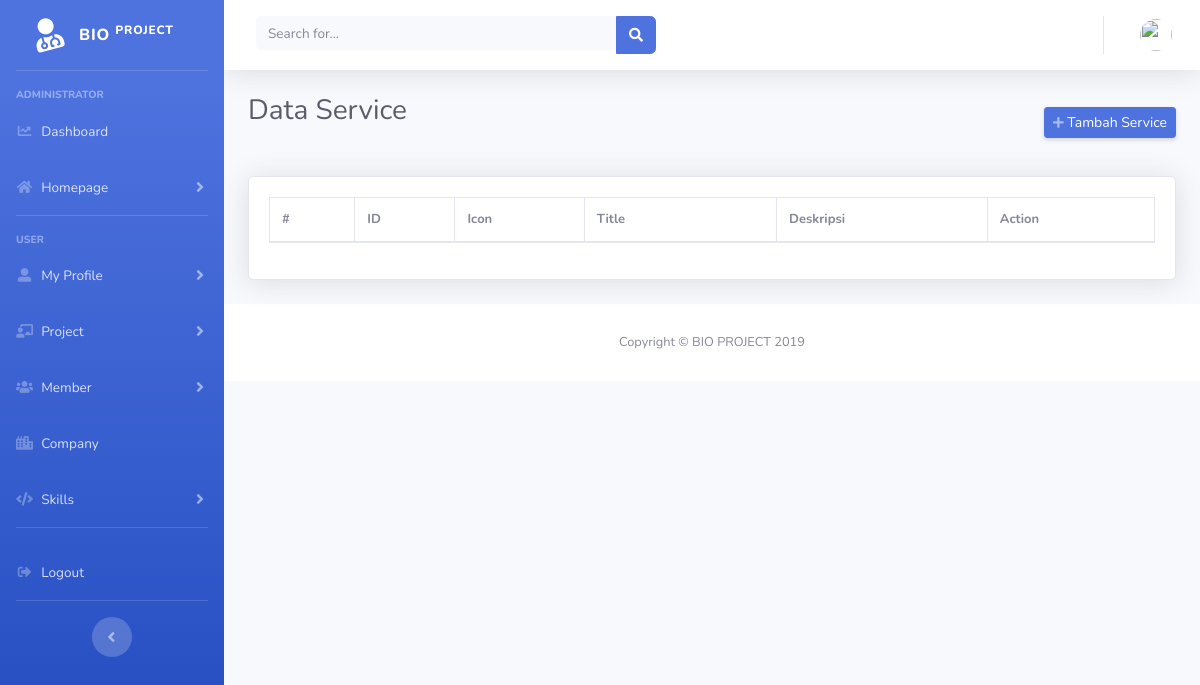
Before: /index.php/admin/services with the older database file.
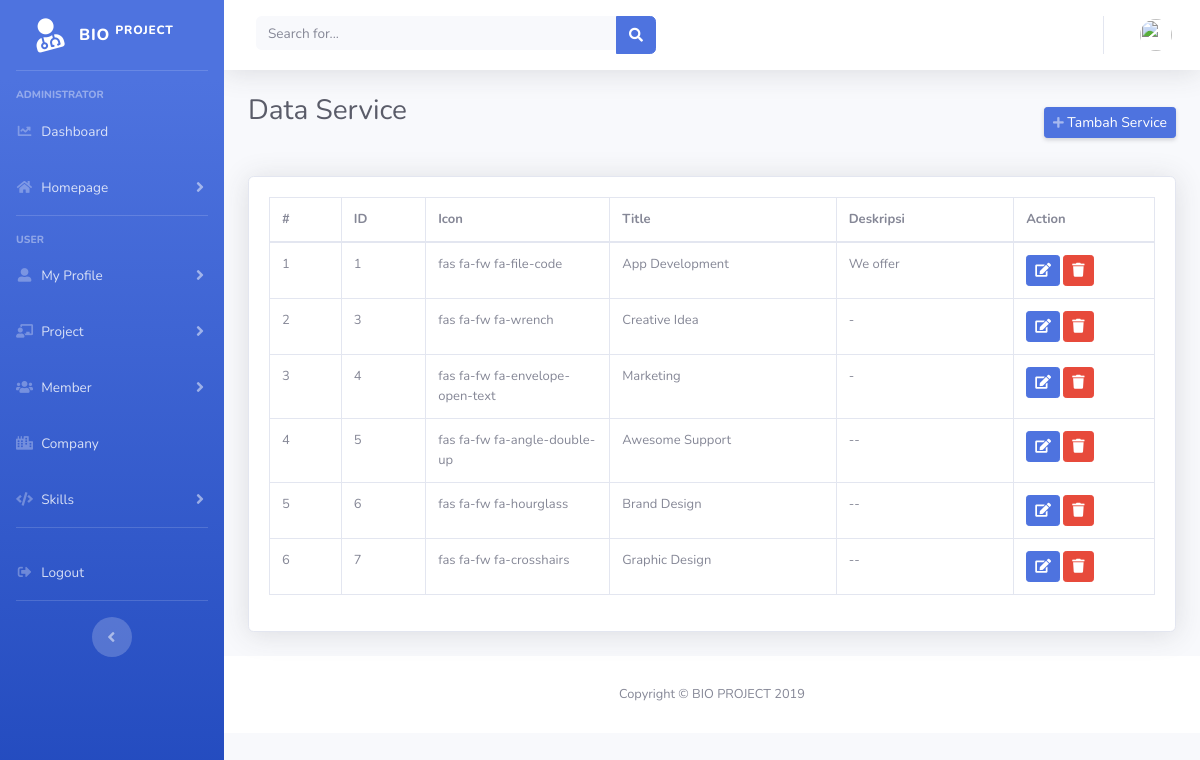
After: the same page with the newer database file.
### tables this page shows
CREATE TABLE `service` (
  `id` int(11) NOT NULL,
  `icon` varchar(100) NOT NULL,
  `title` varchar(100) NOT NULL,
  `deskripsi` varchar(220) NOT NULL
);

### application/controllers/Admin.php (called while the page is built, shortened)
<?php
class Admin extends CI_Controller
{
    public function __construct()
    {
        $this->load->model('Admin_model');
        $this->load->model('Member_model');
        $this->load->model('Company_model');
    }
    public function services(){
        $data['title'] = 'Data Service';
        $data['service'] = $this->Admin_model->getAllService();
        $data['user'] = $this->db->get_where('user',['email' =>
        $this->session->userdata('email')])->row_array();
        $this->load->view('partials/admin/header', $data);
        $this->load->view('partials/admin/sidebar', $data);
        $this->load->view('partials/admin/topbar', $data);
        $this->load->view('admin/service', $data);
        $this->load->view('partials/admin/footer');
    }
}

### index.php (called while the page is built, shortened)
<?php
require_once BASEPATH.'core/CodeIgniter.php';

### application/models/Admin_model.php (called while the page is built, shortened)
<?php
class Admin_model extends CI_Model{
  public function getAllService()
  {
      $this->db->from('service');
      $query = $this->db->get();
      return $query->result_array();
  }
}

### application/views/admin/service.php (the view, shortened to what this page needs)
  <div class="container-fluid">
    <div class="d-sm-flex align-items-center justify-content-between mb-4">
      <h1 class="h3 mb-4 text-gray-800"><?= $title; ?></h1>
      <a href="" class="d-none d-sm-inline-block btn btn-sm btn-primary shadow-sm" data-toggle="modal" data-target="#newServiceModal">
        <i class="fas fa-plus fa-sm text-white-50">
        </i>
        Tambah Service
      </a>
    </div>
    <div class="card shadow mb-4">
      <div class="card-body">
        <div class="table-responsive">
          <div id="dataTable_wrapper" class="dataTables_wrapper dt-bootstrap4 no-footer">
              <div class="row">
                <div class="col-sm-12">
                  <table class="table table-bordered dataTable no-footer" id="dataTable" width="100%" cellspacing="0" role="grid" aria-describedby="dataTable_info" style="font-size: 13px;">
                    <thead>
                      <tr role="row">
                        <th class="sorting" tabindex="0" aria-controls="dataTable" rowspan="1" colspan="1" aria-label="#: activate to sort column ascending" style="width: 10px;">
                          #
                        </th>
                        <th class="sorting" tabindex="0" aria-controls="dataTable" rowspan="1" colspan="1" aria-label="ID: activate to sort column ascending" style="width: 10px;">
                          ID
                        </th>
                        <th class="sorting" tabindex="0" aria-controls="dataTable" rowspan="1" colspan="1" aria-label="Icon: activate to sort column ascending" style="width: 43px;">
                          Icon
                        </th>
                        <th class="sorting" tabindex="0" aria-controls="dataTable" rowspan="1" colspan="1" aria-label="Title: activate to sort column ascending" style="width: 74px;">
                          Title
                        </th>
                        <th class="sorting" tabindex="0" aria-controls="dataTable" rowspan="1" colspan="1" aria-label="Deskripsi: activate to sort column ascending" style="width: 48px;">
                          Deskripsi
                        </th>
                        <th tabindex="0" aria-controls="dataTable" rowspan="1" colspan="1" aria-label=": activate to sort column ascending" style="width: 41px;">
                          Action
                        </th>
                      </tr>
                    </thead>
                    <tbody>
                      <?php
                        $no=0;
                          foreach($service as $a):
                            $no++;
                            $id=$a['id'];
                            $icon=$a['icon'];
                            $title=$a['title'];
                            $deskripsi=$a['deskripsi'];
                        ?>
                      <tr role="row" class="odd">
                        <td><?= $no;?></td>
                        <td><?= $id;?></td>
                        <td><?= $icon;?></td>
                        <td><?= $title?></td>
                        <td><?= $deskripsi;?></td>
                        <td>
                          <a class="btn btn-primary btn-sm" href="" data-toggle="modal" data-target="#UpdateService<?= $id;?>"><i class="fas fa-edit"></i></a>
                          <a class="btn btn-danger btn-sm btn-hapus" href="" data-toggle="modal" data-target="#HapusService<?= $id;?>"><i class="fas fa-trash"></i></a>
                        </td>
                      </tr>
                      <?php endforeach;?>
                    </tbody>
                </table>
              </div>
            </div>
          </div>
        </div>
      </div>
    </div>
</div>

Changed rows visible on the page:
added service: id "1", icon "fas fa-fw fa-file-code", title "App Development", deskripsi "We offer"
added service: id "3", icon "fas fa-fw fa-wrench", title "Creative Idea", deskripsi "-"
added service: id "4", icon "fas fa-fw fa-envelope-open-text", title "Marketing", deskripsi "-"
added service: id "5", icon "fas fa-fw fa-angle-double-up", title "Awesome Support", deskripsi "--"
added service: id "6", icon "fas fa-fw fa-hourglass", title "Brand Design", deskripsi "--"
added service: id "7", icon "fas fa-fw fa-crosshairs", title "Graphic Design", deskripsi "--"
